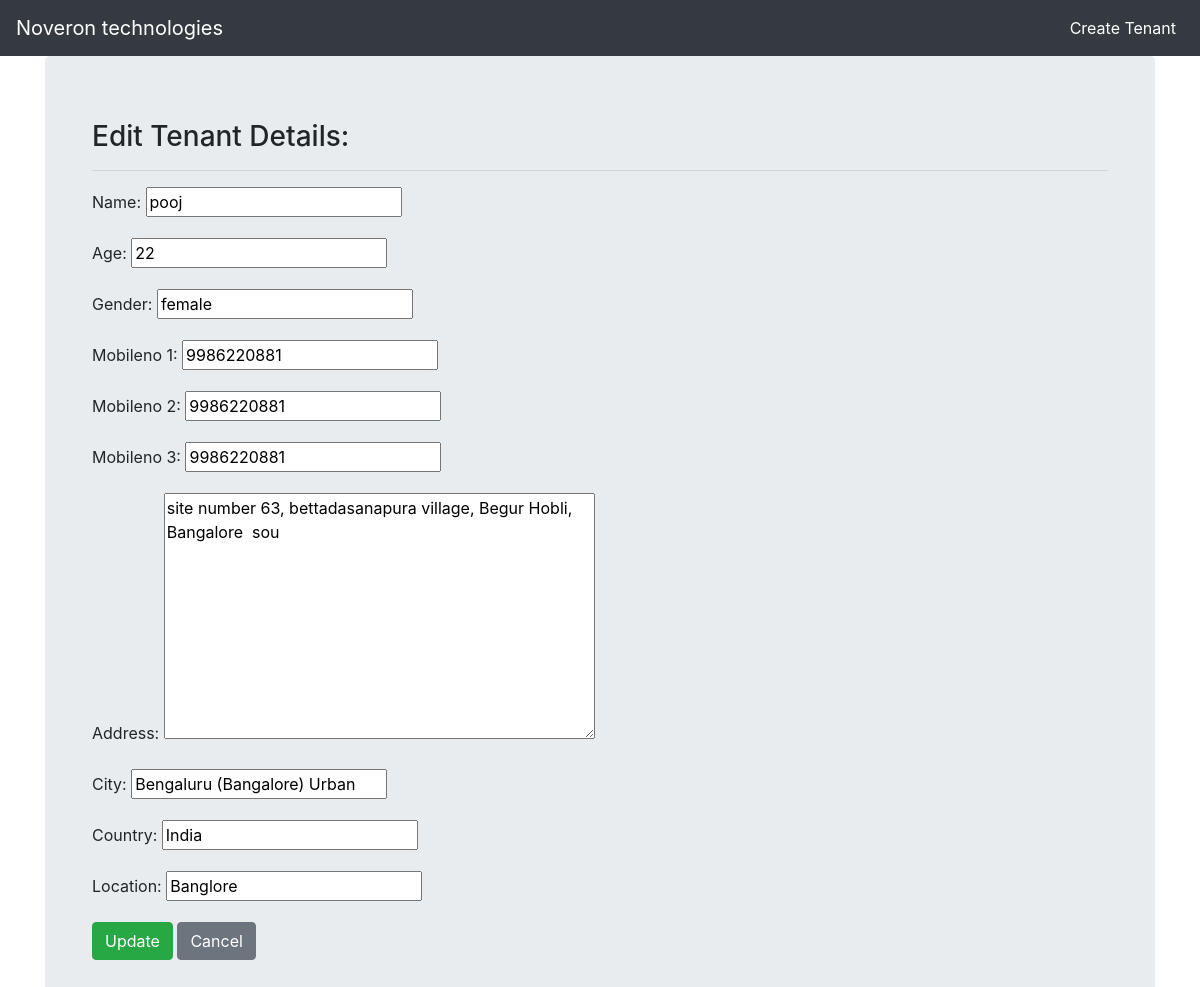
Page /tenants/5/pooj/edit/ on the committed database.
### delta/models.py (models this page shows, shortened)
class Tenants(models.Model):
    GENDER_CHOICE = {
        ('male', 'Male'), ('female', 'Female') ,('others', 'Others')
    }
    name=models.CharField(max_length=100)
    age=models.IntegerField(blank='true')
    gender = models.CharField(max_length=20, choices=GENDER_CHOICE, default='male')
    slug = models.SlugField(max_length=60)
    mobileno_1=models.CharField(max_length=10)
    mobileno_2=models.CharField(max_length=10)
    mobileno_3=models.CharField(max_length=10)
    address = models.TextField(max_length=200)
    city = models.CharField(max_length=30)
    country = models.CharField(max_length=30)
    created_on=models.DateTimeField(default=timezone.now)
    location = models.CharField(max_length=100)
    body=models.TextField(null=True,blank=True)

### delta/views.py (the view)
# urls.py: path('tenants/<int:id>/<str:slug>/edit/', views.UpdateTenant.as_view(), name='update'),
class UpdateTenant(UpdateView):
    model= Tenants
    form_class =TenantUpdateForm
    template_name = 'delta/tenants_edit.html'

### delta/forms.py
class TenantUpdateForm(forms.ModelForm):
    name = forms.CharField(widget=forms.TextInput(attrs={'id':'e-name'}));
    age = forms.CharField(widget=forms.TextInput(attrs={'id':'e-age','type':'number'}));
    gender = forms.CharField(widget=forms.TextInput(attrs={'id':'e-gender'}));
    mobileno_1 = forms.CharField(widget=forms.TextInput(attrs={'id':'e-num1','type':'number'}));
    mobileno_2 = forms.CharField(widget=forms.TextInput(attrs={'id':'e-num2','type':'number'}));
    mobileno_3 = forms.CharField(widget=forms.TextInput(attrs={'id':'e-num3','type':'number'}));
    address = forms.CharField(widget=forms.Textarea(attrs={'id':'e-address'}));
    city = forms.CharField(widget=forms.TextInput(attrs={'id':'e-city'}));
    country = forms.CharField(widget=forms.TextInput(attrs={'id':'e-country'}));
    class Meta:
        model = Tenants
        fields = ['name','age','gender','mobileno_1','mobileno_2','mobileno_3','address','city','country','location']

### delta/templates/delta/tenants_edit.html (shortened to what this page needs)
{% extends 'delta/base.html' %}
{% block content %}
  <div class="jumbotron container" id="edit-jumb">
    <div class="container">
      <h3>Edit Tenant Details:</h3>
      <hr>
      <form method="POST" >
        <fieldset class="post-edit-1" >
          {{ form.as_p }}
          <div class="submit-edit-form">
            <button type="submit" class="btn btn-success" name="button">Update</button>
            <a id="edit-cancel" class="btn btn-secondary" href="{% url 'detail' object.id object.slug %}">Cancel</a>
          </div>
        </fieldset>
      </form>
    </div>
  </div>
{% endblock %}

### rows in the picture
Tenants: name "pooj", age "22", gender "female", mobileno_1 "9986220881", mobileno_2 "9986220881", mobileno_3 "9986220881", address "site number 63, bettadasanapura village, Begur Hobli, Bangalore sou", city "Bengaluru (Bangalore) Urban", country "India", location "Banglore"
